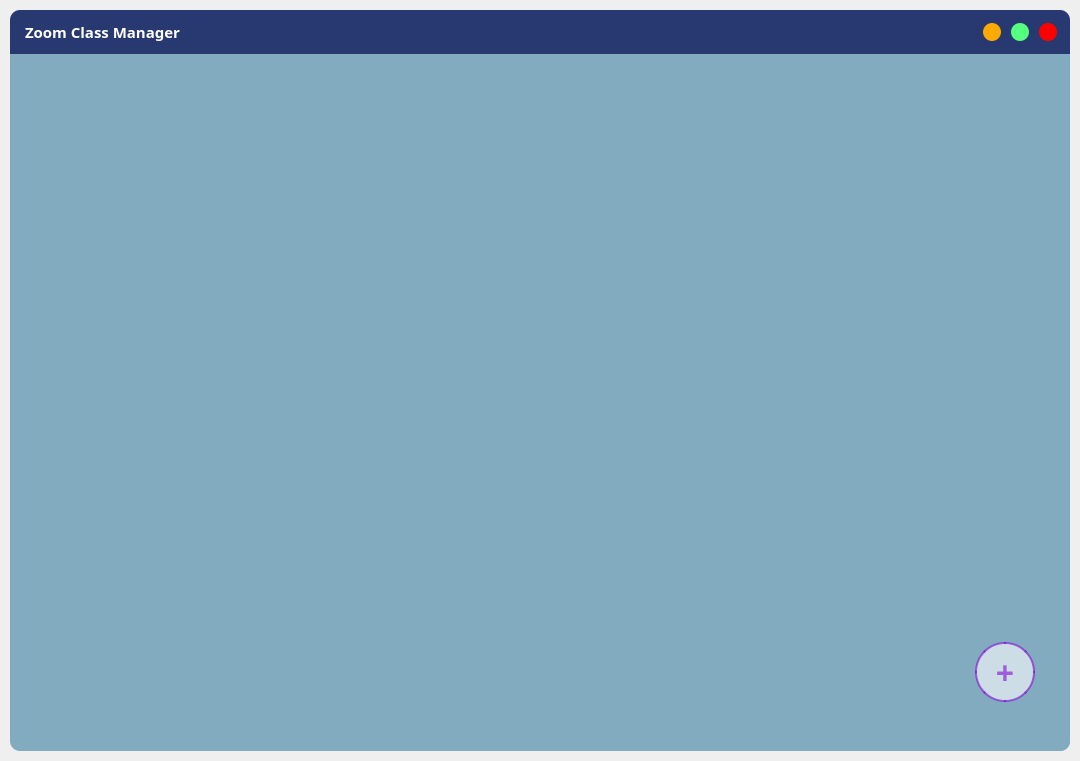
<?xml version="1.0" encoding="UTF-8"?>
<ui version="4.0">
 <class>MainWindow</class>
 <widget class="QMainWindow" name="MainWindow">
  <property name="geometry">
   <rect>
    <x>0</x>
    <y>0</y>
    <width>1080</width>
    <height>761</height>
   </rect>
  </property>
  <property name="minimumSize">
   <size>
    <width>880</width>
    <height>600</height>
   </size>
  </property>
  <property name="windowTitle">
   <string>Zoom Class Manager</string>
  </property>
  <property name="styleSheet">
   <string notr="true">QScrollBar::vertical {
	border: none;
	background-color: rgb(85, 85, 127);
	width: 14px;
	margin: 15px 0 15px 0;
	border-radius: none;
}

QScrollBar::handle::vertical {
	background-color: rgb(115, 115, 171);
	min-height: 30px;
	border-radius: 7px;
}

QScrollBar::handle::vertical::hover {
	background-color: rgb(129, 10, 209);
}

QScrollBar::handle::vertical::pressed {
	background-color: rgb(102, 8, 170);
}

QScrollBar::sub-line::vertical {
	border: none;
	background-color: rgb(84, 84, 125);
	border-top-left-radius: 7px;
	border-top-right-radius: 7px;
	height: 15px;
	subcontrol-position: top;
	subcontrol-origin: margin;
}

QScrollBar::sub-line::vertical::hover {
	background-color: rgb(129, 10, 209);
}

QScrollBar::sub-line::vertical::pressed {
	background-color: rgb(102, 8, 170);
}

QScrollBar::add-line::vertical {
	border: none;
	background-color: rgb(84, 84, 125);
	border-bottom-left-radius: 7px;
	border-bottom-right-radius: 7px;
	height: 15px;
	subcontrol-position: bottom;
	subcontrol-origin: margin;
}

QScrollBar::add-line::vertical::hover {
	background-color: rgb(129, 10, 209);
}

QScrollBar::add-line::vertical::pressed {
	background-color: rgb(102, 8, 170);
}

QScrollBar::up-arrow::vertical, QScrollBar::down-arrow::vertical {
	background: none;
}

QScrollBar::add-page::vertical, QScrollBar::sub-page::vertical {
	background: none;
}

</string>
  </property>
  <widget class="QWidget" name="centralwidget">
   <property name="font">
    <font>
     <stylestrategy>PreferAntialias</stylestrategy>
    </font>
   </property>
   <layout class="QVBoxLayout" name="centralWidgetLayout">
    <property name="spacing">
     <number>0</number>
    </property>
    <property name="leftMargin">
     <number>10</number>
    </property>
    <property name="topMargin">
     <number>10</number>
    </property>
    <property name="rightMargin">
     <number>10</number>
    </property>
    <property name="bottomMargin">
     <number>10</number>
    </property>
    <item>
     <widget class="QFrame" name="shadowFrame">
      <property name="font">
       <font>
        <stylestrategy>PreferAntialias</stylestrategy>
       </font>
      </property>
      <property name="styleSheet">
       <string notr="true">#shadowFrame {
	border-radius: 10px;
}</string>
      </property>
      <property name="frameShape">
       <enum>QFrame::NoFrame</enum>
      </property>
      <property name="frameShadow">
       <enum>QFrame::Raised</enum>
      </property>
      <layout class="QVBoxLayout" name="shadowFrameLayout">
       <property name="spacing">
        <number>0</number>
       </property>
       <property name="leftMargin">
        <number>0</number>
       </property>
       <property name="topMargin">
        <number>0</number>
       </property>
       <property name="rightMargin">
        <number>0</number>
       </property>
       <property name="bottomMargin">
        <number>0</number>
       </property>
       <item>
        <widget class="QFrame" name="title_bar">
         <property name="minimumSize">
          <size>
           <width>0</width>
           <height>44</height>
          </size>
         </property>
         <property name="maximumSize">
          <size>
           <width>16777215</width>
           <height>44</height>
          </size>
         </property>
         <property name="font">
          <font>
           <stylestrategy>PreferAntialias</stylestrategy>
          </font>
         </property>
         <property name="styleSheet">
          <string notr="true">.QFrame {
background-color: rgb(40, 57, 113);
border-top-left-radius: 10px;
border-top-right-radius: 10px;
border-bottom-left-radius: 0;
border-bottom-right-radius: 0;}</string>
         </property>
         <property name="frameShape">
          <enum>QFrame::NoFrame</enum>
         </property>
         <property name="frameShadow">
          <enum>QFrame::Raised</enum>
         </property>
         <layout class="QHBoxLayout" name="titleBarLayout">
          <property name="spacing">
           <number>0</number>
          </property>
          <property name="leftMargin">
           <number>0</number>
          </property>
          <property name="topMargin">
           <number>0</number>
          </property>
          <property name="rightMargin">
           <number>0</number>
          </property>
          <property name="bottomMargin">
           <number>0</number>
          </property>
          <item>
           <widget class="QFrame" name="title_frame">
            <property name="maximumSize">
             <size>
              <width>16777215</width>
              <height>16777215</height>
             </size>
            </property>
            <property name="font">
             <font>
              <stylestrategy>PreferAntialias</stylestrategy>
             </font>
            </property>
            <property name="styleSheet">
             <string notr="true">background:none;</string>
            </property>
            <property name="frameShape">
             <enum>QFrame::NoFrame</enum>
            </property>
            <property name="frameShadow">
             <enum>QFrame::Raised</enum>
            </property>
            <layout class="QHBoxLayout">
             <property name="leftMargin">
              <number>15</number>
             </property>
             <property name="topMargin">
              <number>0</number>
             </property>
             <property name="rightMargin">
              <number>0</number>
             </property>
             <property name="bottomMargin">
              <number>0</number>
             </property>
             <item>
              <widget class="QLabel" name="titleLabel">
               <property name="font">
                <font>
                 <family>Moon</family>
                 <pointsize>11</pointsize>
                 <weight>75</weight>
                 <bold>true</bold>
                 <underline>false</underline>
                 <stylestrategy>PreferAntialias</stylestrategy>
                </font>
               </property>
               <property name="styleSheet">
                <string notr="true">QLabel {
color: #ffffff;
}</string>
               </property>
               <property name="text">
                <string>Zoom Class Manager</string>
               </property>
              </widget>
             </item>
            </layout>
           </widget>
          </item>
          <item>
           <widget class="QFrame" name="btn_frame">
            <property name="maximumSize">
             <size>
              <width>100</width>
              <height>16777215</height>
             </size>
            </property>
            <property name="font">
             <font>
              <stylestrategy>PreferAntialias</stylestrategy>
             </font>
            </property>
            <property name="styleSheet">
             <string notr="true">background: none;</string>
            </property>
            <property name="frameShape">
             <enum>QFrame::NoFrame</enum>
            </property>
            <property name="frameShadow">
             <enum>QFrame::Raised</enum>
            </property>
            <layout class="QHBoxLayout" name="horizontalLayout_2">
             <item>
              <widget class="QPushButton" name="btn_minimize">
               <property name="minimumSize">
                <size>
                 <width>18</width>
                 <height>18</height>
                </size>
               </property>
               <property name="maximumSize">
                <size>
                 <width>18</width>
                 <height>18</height>
                </size>
               </property>
               <property name="font">
                <font>
                 <stylestrategy>PreferAntialias</stylestrategy>
                </font>
               </property>
               <property name="acceptDrops">
                <bool>false</bool>
               </property>
               <property name="toolTip">
                <string>Minimize</string>
               </property>
               <property name="styleSheet">
                <string notr="true">QPushButton {
	border: none;
	border-radius: 9px;		
	background-color: rgb(255, 170, 0);
}
QPushButton:hover {	
	background-color: rgba(255, 170, 0, 150);
}</string>
               </property>
               <property name="text">
                <string/>
               </property>
              </widget>
             </item>
             <item>
              <widget class="QPushButton" name="btn_maximize">
               <property name="minimumSize">
                <size>
                 <width>18</width>
                 <height>18</height>
                </size>
               </property>
               <property name="maximumSize">
                <size>
                 <width>18</width>
                 <height>18</height>
                </size>
               </property>
               <property name="font">
                <font>
                 <stylestrategy>PreferAntialias</stylestrategy>
                </font>
               </property>
               <property name="toolTip">
                <string>Maximize</string>
               </property>
               <property name="styleSheet">
                <string notr="true">QPushButton {
	border: none;
	border-radius: 9px;	
	background-color: rgb(85, 255, 127);
}
QPushButton:hover {	
	background-color: rgba(85, 255, 127, 150);
}</string>
               </property>
               <property name="text">
                <string/>
               </property>
              </widget>
             </item>
             <item>
              <widget class="QPushButton" name="btn_close">
               <property name="minimumSize">
                <size>
                 <width>18</width>
                 <height>18</height>
                </size>
               </property>
               <property name="maximumSize">
                <size>
                 <width>18</width>
                 <height>18</height>
                </size>
               </property>
               <property name="font">
                <font>
                 <stylestrategy>PreferAntialias</stylestrategy>
                </font>
               </property>
               <property name="toolTip">
                <string>Close</string>
               </property>
               <property name="styleSheet">
                <string notr="true">QPushButton {
	border: none;
	border-radius: 9px;		
	background-color: rgb(255, 0, 0);
}
QPushButton:hover {		
	background-color: rgba(255, 0, 0, 150);
}</string>
               </property>
               <property name="text">
                <string/>
               </property>
              </widget>
             </item>
            </layout>
           </widget>
          </item>
         </layout>
        </widget>
       </item>
       <item>
        <widget class="QFrame" name="backgroundFrame">
         <property name="font">
          <font>
           <stylestrategy>PreferAntialias</stylestrategy>
          </font>
         </property>
         <property name="styleSheet">
          <string notr="true">.QFrame {
	background-color: rgb(130,171,192);
	border-bottom-left-radius: 10px;
	border-bottom-right-radius: 10px;
	border-top-left-radius: 0;
	border-top-right-radius: 0;
}</string>
         </property>
         <property name="frameShape">
          <enum>QFrame::NoFrame</enum>
         </property>
         <property name="frameShadow">
          <enum>QFrame::Raised</enum>
         </property>
         <layout class="QVBoxLayout" name="backgroundFrameLayout">
          <property name="spacing">
           <number>0</number>
          </property>
          <property name="leftMargin">
           <number>0</number>
          </property>
          <property name="topMargin">
           <number>0</number>
          </property>
          <property name="rightMargin">
           <number>0</number>
          </property>
          <property name="bottomMargin">
           <number>0</number>
          </property>
          <item>
           <widget class="QFrame" name="content">
            <property name="font">
             <font>
              <stylestrategy>PreferAntialias</stylestrategy>
             </font>
            </property>
            <property name="styleSheet">
             <string notr="true">QFrame {
	background-color: none;
}


</string>
            </property>
            <property name="frameShape">
             <enum>QFrame::NoFrame</enum>
            </property>
            <property name="frameShadow">
             <enum>QFrame::Raised</enum>
            </property>
            <layout class="QVBoxLayout" name="contentLayout">
             <property name="topMargin">
              <number>40</number>
             </property>
             <item>
              <widget class="QScrollArea" name="scrollArea">
               <property name="font">
                <font>
                 <stylestrategy>PreferAntialias</stylestrategy>
                </font>
               </property>
               <property name="styleSheet">
                <string notr="true">QScrollBar::vertical {
	border: none;
	background-color: rgb(85, 85, 127);
}
</string>
               </property>
               <property name="frameShape">
                <enum>QFrame::NoFrame</enum>
               </property>
               <property name="widgetResizable">
                <bool>true</bool>
               </property>
               <widget class="QWidget" name="scrollAreaWidgetContents">
                <property name="geometry">
                 <rect>
                  <x>0</x>
                  <y>0</y>
                  <width>1038</width>
                  <height>525</height>
                 </rect>
                </property>
                <property name="font">
                 <font>
                  <stylestrategy>PreferAntialias</stylestrategy>
                 </font>
                </property>
                <property name="styleSheet">
                 <string notr="true">QWidget {
	background-color: rgb(130,171,192);
}</string>
                </property>
                <layout class="QVBoxLayout" name="scrollAreaLayout"/>
               </widget>
              </widget>
             </item>
            </layout>
           </widget>
          </item>
          <item alignment="Qt::AlignRight">
           <widget class="QFrame" name="newMeetingBtnFrame">
            <property name="minimumSize">
             <size>
              <width>130</width>
              <height>60</height>
             </size>
            </property>
            <property name="font">
             <font>
              <stylestrategy>PreferAntialias</stylestrategy>
             </font>
            </property>
            <property name="frameShape">
             <enum>QFrame::NoFrame</enum>
            </property>
            <property name="frameShadow">
             <enum>QFrame::Raised</enum>
            </property>
            <layout class="QHBoxLayout" name="horizontalLayout_4">
             <property name="bottomMargin">
              <number>30</number>
             </property>
             <item>
              <widget class="QPushButton" name="newMeetingBtn">
               <property name="minimumSize">
                <size>
                 <width>60</width>
                 <height>60</height>
                </size>
               </property>
               <property name="maximumSize">
                <size>
                 <width>60</width>
                 <height>58</height>
                </size>
               </property>
               <property name="font">
                <font>
                 <family>Moon</family>
                 <pointsize>24</pointsize>
                 <weight>75</weight>
                 <bold>true</bold>
                 <stylestrategy>PreferAntialias</stylestrategy>
                </font>
               </property>
               <property name="toolTip">
                <string>Add new meeting</string>
               </property>
               <property name="styleSheet">
                <string notr="true">QPushButton {
	color: rgba(129, 10, 209, 0.6);
	background-color: rgba(255, 255, 255, 0.6);
	border-radius: 30px;
	border: 2px solid rgba(129, 10, 209, 0.6);
	text-align: center;
}
QPushButton::hover {
	background-color: rgba(129, 10, 209, 1);
	color: white;}</string>
               </property>
               <property name="text">
                <string>+</string>
               </property>
              </widget>
             </item>
            </layout>
           </widget>
          </item>
          <item alignment="Qt::AlignRight">
           <widget class="QFrame" name="sizeGrip">
            <property name="minimumSize">
             <size>
              <width>20</width>
              <height>20</height>
             </size>
            </property>
            <property name="maximumSize">
             <size>
              <width>20</width>
              <height>20</height>
             </size>
            </property>
            <property name="font">
             <font>
              <stylestrategy>PreferAntialias</stylestrategy>
             </font>
            </property>
            <property name="styleSheet">
             <string notr="true"/>
            </property>
            <property name="frameShape">
             <enum>QFrame::NoFrame</enum>
            </property>
            <property name="frameShadow">
             <enum>QFrame::Raised</enum>
            </property>
           </widget>
          </item>
         </layout>
        </widget>
       </item>
      </layout>
      <zorder>backgroundFrame</zorder>
      <zorder>title_bar</zorder>
     </widget>
    </item>
   </layout>
  </widget>
 </widget>
 <resources>
  <include location="res/resources.qrc"/>
 </resources>
 <connections/>
</ui>
